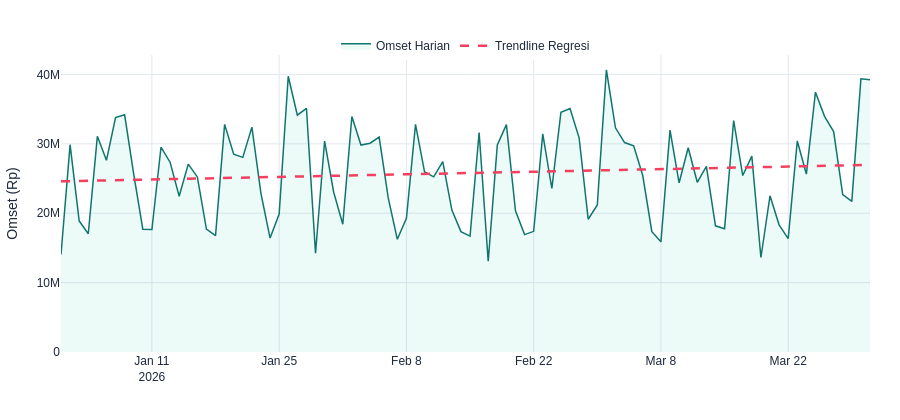

This figure's notebook cell:
### Code cell
# 5. TREN OMSET HARIAN + GARIS REGRESI
daily = df.groupby('Tanggal')['Omset'].sum().reset_index()
daily['day_num'] = (daily['Tanggal'] - daily['Tanggal'].min()).dt.days
coeffs = np.polyfit(daily['day_num'], daily['Omset'], 1)
trend_fn = np.poly1d(coeffs)
daily['Trendline'] = trend_fn(daily['day_num'])

fig5 = go.Figure()
fig5.add_trace(go.Scatter(x=daily['Tanggal'], y=daily['Omset'], mode='lines',
                          name='Omset Harian', line=dict(color=COLORS['primary'], width=1.5),
                          fill='tozeroy', fillcolor='rgba(20,184,166,0.08)',
                          hovertemplate='<b>%{x|%d %b %Y}</b><br>Rp %{y:,.0f}<extra></extra>'))
fig5.add_trace(go.Scatter(x=daily['Tanggal'], y=daily['Trendline'], mode='lines',
                          name='Trendline Regresi',
                          line=dict(color=COLORS['accent_rose'], width=2.5, dash='dash')))
fig5.update_layout(xaxis_title='', yaxis_title='Omset (Rp)',
                   legend=dict(orientation='h', y=1.08, x=0.5, xanchor='center'))
styled(fig5, 420)
fig5.show()
save(fig5, '05_tren_harian_regresi')
